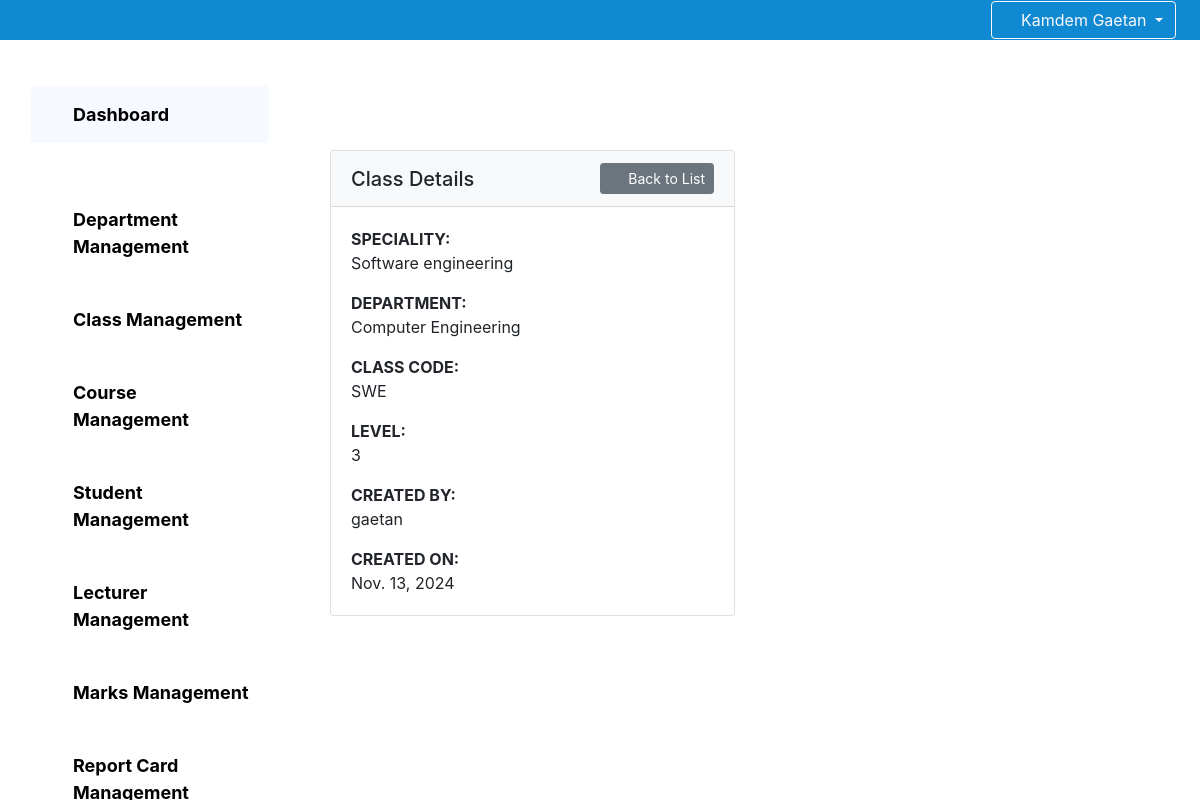
The app's page /administration/classes/3/ (signed in), older data.
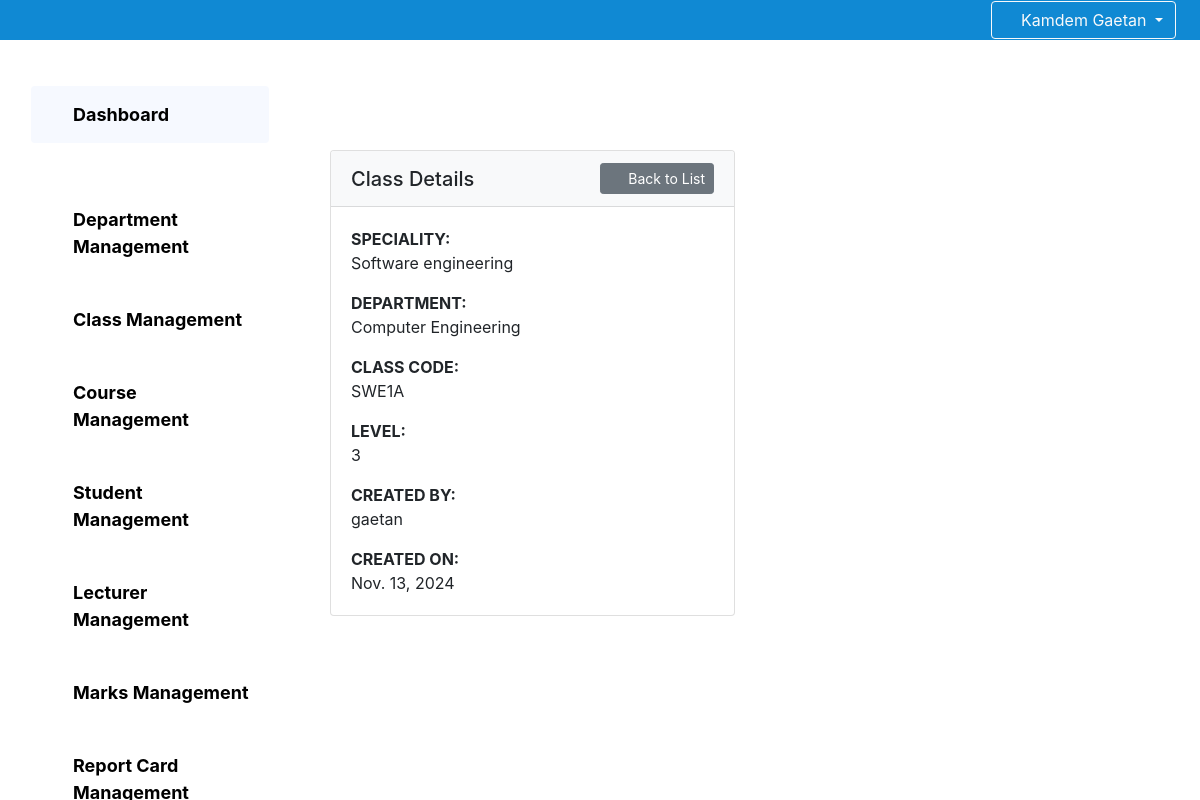
The same page, newer data.
### core/models.py (models this page shows, shortened)
class Classe(models.Model):
    creator=models.ForeignKey(Administrator,on_delete=models.DO_NOTHING)
    classcode=models.CharField(max_length=10)
    classname=models.CharField(max_length=255)
    level=models.CharField(max_length=255,null=True)
    speciality=models.CharField(max_length=255)
    department=models.ForeignKey(Department,on_delete=models.DO_NOTHING,null=True)
    creationdate=models.DateField(default=timezone.now)

class Department(models.Model):
    creator=models.ForeignKey(Administrator,on_delete=models.DO_NOTHING)
    departmentcode=models.CharField(max_length=20)
    departmentname=models.CharField(max_length=255)
    creationdate=models.DateField(default=timezone.now)
    def __str__(self):
        return self.departmentname

class Administrator(models.Model):
    user=models.OneToOneField(User,on_delete=models.CASCADE)
    firstname=models.CharField(max_length=255)
    lastname=models.CharField(max_length=255)
    email = models.EmailField(null=True)
    gender=models.CharField(max_length=1)
    creationdate=models.DateField(default=timezone.now)
    def __str__(self):
        return self.lastname

### core/Administration/views.py (the view)
# urls.py: path('classes/<id>/',views_administration.moreinfoclass, name='classeinfo'),
@login_required
def moreinfoclass(request,id):
    classe=Classe.objects.get(id=id)
    return render(request,'administration/viewclass.html',{"classe":classe})

### template/Administration/viewclass.html
{% extends "administration/base.html" %} {% block dash %}
<div class="container" style="margin-top: 80px;margin-bottom: 80px;">
  <div class="row">
    <div class="col-md-6">
      <div class="card">
        <div class="card-header bg-light d-flex justify-content-between align-items-center">
          <h5 class="mb-0">Class Details</h5>
          <a href="{% url 'administration:classes' %}" class="btn btn-secondary btn-sm">
            <i class="fa fa-arrow-left mr-1"></i> Back to List
        </a>
        </div>
        <div class="card-body">
         <strong>SPECIALITY:</strong> <p class="card-text">{{ classe.speciality}}</p>
         <strong>DEPARTMENT:</strong> <p class="card-text">{{ classe.department }}</p>
         <strong>CLASS CODE:</strong> <p class="card-text">{{ classe.classcode }}</p>
         <strong>LEVEL:</strong> <p class="card-text">{{ classe.level }}</p>
         <strong>CREATED BY:</strong> <p class="card-text">{{ classe.creator }}</p>
         <strong>CREATED ON:</strong> <p class="card-text">{{ classe.creationdate }}</p>
          </div>
        </div>
      </div>
    </div>
  </div>
</div>
{% endblock dash %}

Row changes from the older to the newer data that the page shows:
changed Classe "Software engineering": classcode "SWE" → "SWE1A"
